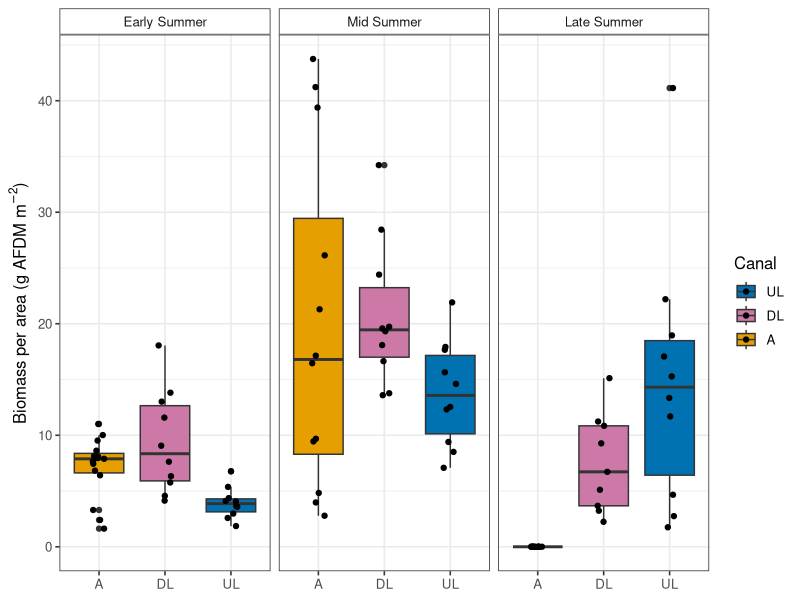
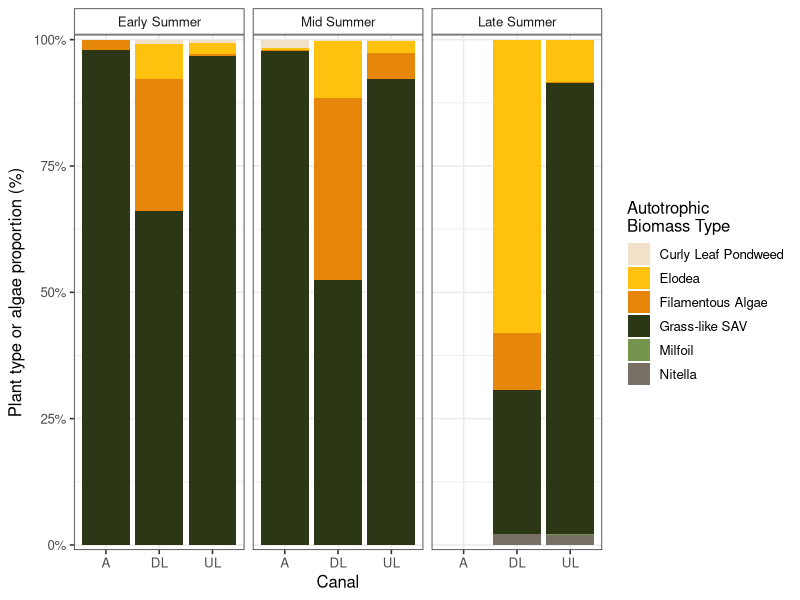
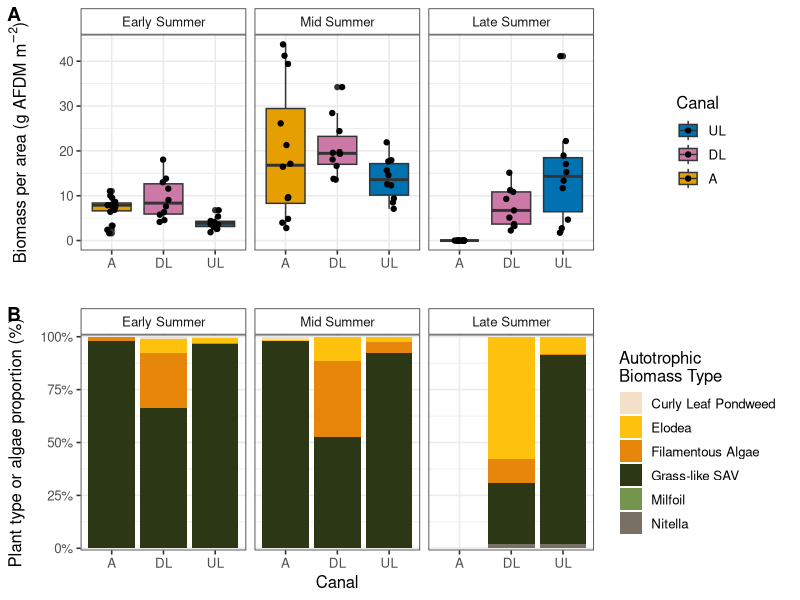

R code for these plots, in order:
#Plot_Macrophyte_Density_and_Composition
#Meredith Brehob
#5/9/2022
#This code will plot macrophyte density and composition for each sampling event.
#Updates 4/29/24 by JRB

## Import packages
lapply(c("plyr","dplyr","ggplot2","cowplot",
         "lubridate","tidyverse"), require, character.only=T)

##### Read in Data #####
canal_aves <- read.csv("Macrophyte_Density_SiteAverages.csv")
canal_sp_aves <- read.csv("Macrophyte_Composition_SiteAverages.csv")

canal_all_data <- read.csv("Environmental_and_Macrophyte_AllObservations.csv")

## Rename events
canal_all_data$Event_name <- revalue(as.factor(canal_all_data$Event),
                                 c("1" = "Early Summer",
                                   "2" = "Mid Summer",
                                   "3" = "Late Summer"))
canal_sp_aves$Event_name <- revalue(as.factor(canal_sp_aves$Event),
                                     c("1" = "Early Summer",
                                       "2" = "Mid Summer",
                                       "3" = "Late Summer"))



##### Macrophyte Density Plot #####
## Colors chosen from Okabe-Ito Palette (https://www.audioeye.com/post/colorblind-friendly-palettes/)
fill.order <- factor(canal_all_data$Canal, levels = c('UL', 'DL', 'A'))#creating fill order so that it is in correct sampling order

g1 <- ggplot(canal_all_data, aes(x = Canal, y = Biomass_per_Area, fill = fill.order))+
  geom_boxplot()+
  geom_jitter(size = 1.5, width = 0.1)+
  facet_grid(~ Event_name)+
  theme_bw(base_size = 12)+
  theme(strip.background=element_rect(fill="white"))+
  scale_fill_manual("Canal", values = c("A" = "#E69F00","UL" = "#0072B2", "DL" = "#CC79A7"))+
  labs(y=expression(paste("Biomass per area (g AFDM ", m^-2,")")))+
  theme(axis.title.x = element_blank())
g1


##### Proportion of Macrophyte Composition Plot #####
# change ditchgrass to Grass-like SAV
canal_sp_aves$Plant_Type[which(canal_sp_aves$Plant_Type == "Ditchgrass")] <- "Grass-like SAV"

g2<-
  ggplot(canal_sp_aves, aes(x = Canal, y = Biomass_per_Area, fill = Plant_Type)) + 
  geom_bar(stat = 'identity', position = 'fill') + facet_grid(~ Event_name)+
  labs(y=expression(paste("Plant type or algae proportion (%)")),fill="Plant Type") +
  theme_bw(base_size = 12)+
  theme(legend.position = "right",
        legend.direction = "vertical",
        strip.background=element_rect(fill="white"))+
  scale_y_continuous(labels = function(x) paste0(x * 100, '%'), expand = c(0.005,0.005))+
  scale_fill_manual("Autotrophic\nBiomass Type",values=c("#F2E0C9", "#FEC10D", "#E6860A","#2B3715", "#75954F","#786F65"))
g2

##### Combine Plots #####
plot_grid(g1, g2, ncol = 1, align = "hv", labels = "AUTO")
